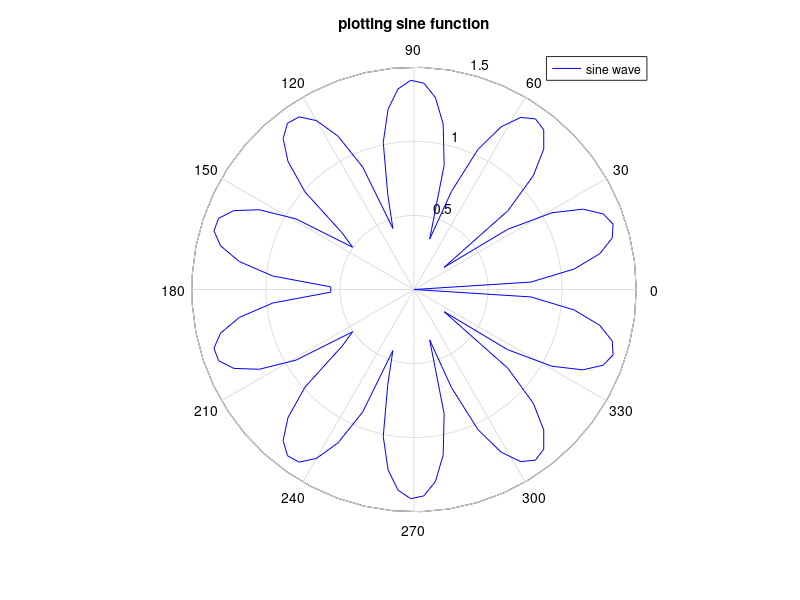

Recreate this plot in MATLAB.
%15.r^2=2sin(5t),0<=t<=2pi
clc
clear all
clf
x=linspace(0,2*pi,100);
y=sqrt(abs(2*sin(5*x)));
%u=y.*cos(x);
%v=y.*sin(x);
polar(x,y,'b')
%fill(u,v,'m')
xlabel('x')
ylabel('sqrt(2sin(5x))')
title('plotting sine function')
legend('sine wave')
